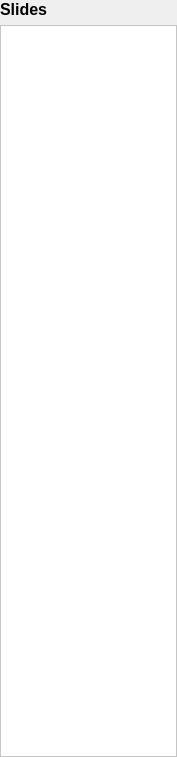
<?xml version="1.0" encoding="UTF-8"?>
<ui version="4.0">
 <class>Form</class>
 <widget class="QWidget" name="Form">
  <property name="geometry">
   <rect>
    <x>0</x>
    <y>0</y>
    <width>177</width>
    <height>757</height>
   </rect>
  </property>
  <property name="windowTitle">
   <string>Form</string>
  </property>
  <layout class="QVBoxLayout" name="verticalLayout_3">
   <property name="leftMargin">
    <number>0</number>
   </property>
   <property name="topMargin">
    <number>0</number>
   </property>
   <property name="rightMargin">
    <number>0</number>
   </property>
   <property name="bottomMargin">
    <number>0</number>
   </property>
   <item>
    <widget class="QLabel" name="label">
     <property name="font">
      <font>
       <pointsize>12</pointsize>
       <weight>75</weight>
       <bold>true</bold>
      </font>
     </property>
     <property name="text">
      <string>Slides</string>
     </property>
    </widget>
   </item>
   <item>
    <widget class="QScrollArea" name="scrollArea">
     <property name="palette">
      <palette>
       <active>
        <colorrole role="WindowText">
         <brush brushstyle="SolidPattern">
          <color alpha="255">
           <red>0</red>
           <green>0</green>
           <blue>0</blue>
          </color>
         </brush>
        </colorrole>
        <colorrole role="Button">
         <brush brushstyle="SolidPattern">
          <color alpha="255">
           <red>255</red>
           <green>255</green>
           <blue>255</blue>
          </color>
         </brush>
        </colorrole>
        <colorrole role="Light">
         <brush brushstyle="SolidPattern">
          <color alpha="255">
           <red>255</red>
           <green>255</green>
           <blue>255</blue>
          </color>
         </brush>
        </colorrole>
        <colorrole role="Midlight">
         <brush brushstyle="SolidPattern">
          <color alpha="255">
           <red>255</red>
           <green>255</green>
           <blue>255</blue>
          </color>
         </brush>
        </colorrole>
        <colorrole role="Dark">
         <brush brushstyle="SolidPattern">
          <color alpha="255">
           <red>127</red>
           <green>127</green>
           <blue>127</blue>
          </color>
         </brush>
        </colorrole>
        <colorrole role="Mid">
         <brush brushstyle="SolidPattern">
          <color alpha="255">
           <red>170</red>
           <green>170</green>
           <blue>170</blue>
          </color>
         </brush>
        </colorrole>
        <colorrole role="Text">
         <brush brushstyle="SolidPattern">
          <color alpha="255">
           <red>0</red>
           <green>0</green>
           <blue>0</blue>
          </color>
         </brush>
        </colorrole>
        <colorrole role="BrightText">
         <brush brushstyle="SolidPattern">
          <color alpha="255">
           <red>255</red>
           <green>255</green>
           <blue>255</blue>
          </color>
         </brush>
        </colorrole>
        <colorrole role="ButtonText">
         <brush brushstyle="SolidPattern">
          <color alpha="255">
           <red>0</red>
           <green>0</green>
           <blue>0</blue>
          </color>
         </brush>
        </colorrole>
        <colorrole role="Base">
         <brush brushstyle="SolidPattern">
          <color alpha="255">
           <red>255</red>
           <green>255</green>
           <blue>255</blue>
          </color>
         </brush>
        </colorrole>
        <colorrole role="Window">
         <brush brushstyle="SolidPattern">
          <color alpha="255">
           <red>255</red>
           <green>255</green>
           <blue>255</blue>
          </color>
         </brush>
        </colorrole>
        <colorrole role="Shadow">
         <brush brushstyle="SolidPattern">
          <color alpha="255">
           <red>0</red>
           <green>0</green>
           <blue>0</blue>
          </color>
         </brush>
        </colorrole>
        <colorrole role="AlternateBase">
         <brush brushstyle="SolidPattern">
          <color alpha="255">
           <red>255</red>
           <green>255</green>
           <blue>255</blue>
          </color>
         </brush>
        </colorrole>
        <colorrole role="ToolTipBase">
         <brush brushstyle="SolidPattern">
          <color alpha="255">
           <red>255</red>
           <green>255</green>
           <blue>220</blue>
          </color>
         </brush>
        </colorrole>
        <colorrole role="ToolTipText">
         <brush brushstyle="SolidPattern">
          <color alpha="255">
           <red>0</red>
           <green>0</green>
           <blue>0</blue>
          </color>
         </brush>
        </colorrole>
        <colorrole role="PlaceholderText">
         <brush brushstyle="SolidPattern">
          <color alpha="128">
           <red>0</red>
           <green>0</green>
           <blue>0</blue>
          </color>
         </brush>
        </colorrole>
       </active>
       <inactive>
        <colorrole role="WindowText">
         <brush brushstyle="SolidPattern">
          <color alpha="255">
           <red>0</red>
           <green>0</green>
           <blue>0</blue>
          </color>
         </brush>
        </colorrole>
        <colorrole role="Button">
         <brush brushstyle="SolidPattern">
          <color alpha="255">
           <red>255</red>
           <green>255</green>
           <blue>255</blue>
          </color>
         </brush>
        </colorrole>
        <colorrole role="Light">
         <brush brushstyle="SolidPattern">
          <color alpha="255">
           <red>255</red>
           <green>255</green>
           <blue>255</blue>
          </color>
         </brush>
        </colorrole>
        <colorrole role="Midlight">
         <brush brushstyle="SolidPattern">
          <color alpha="255">
           <red>255</red>
           <green>255</green>
           <blue>255</blue>
          </color>
         </brush>
        </colorrole>
        <colorrole role="Dark">
         <brush brushstyle="SolidPattern">
          <color alpha="255">
           <red>127</red>
           <green>127</green>
           <blue>127</blue>
          </color>
         </brush>
        </colorrole>
        <colorrole role="Mid">
         <brush brushstyle="SolidPattern">
          <color alpha="255">
           <red>170</red>
           <green>170</green>
           <blue>170</blue>
          </color>
         </brush>
        </colorrole>
        <colorrole role="Text">
         <brush brushstyle="SolidPattern">
          <color alpha="255">
           <red>0</red>
           <green>0</green>
           <blue>0</blue>
          </color>
         </brush>
        </colorrole>
        <colorrole role="BrightText">
         <brush brushstyle="SolidPattern">
          <color alpha="255">
           <red>255</red>
           <green>255</green>
           <blue>255</blue>
          </color>
         </brush>
        </colorrole>
        <colorrole role="ButtonText">
         <brush brushstyle="SolidPattern">
          <color alpha="255">
           <red>0</red>
           <green>0</green>
           <blue>0</blue>
          </color>
         </brush>
        </colorrole>
        <colorrole role="Base">
         <brush brushstyle="SolidPattern">
          <color alpha="255">
           <red>255</red>
           <green>255</green>
           <blue>255</blue>
          </color>
         </brush>
        </colorrole>
        <colorrole role="Window">
         <brush brushstyle="SolidPattern">
          <color alpha="255">
           <red>255</red>
           <green>255</green>
           <blue>255</blue>
          </color>
         </brush>
        </colorrole>
        <colorrole role="Shadow">
         <brush brushstyle="SolidPattern">
          <color alpha="255">
           <red>0</red>
           <green>0</green>
           <blue>0</blue>
          </color>
         </brush>
        </colorrole>
        <colorrole role="AlternateBase">
         <brush brushstyle="SolidPattern">
          <color alpha="255">
           <red>255</red>
           <green>255</green>
           <blue>255</blue>
          </color>
         </brush>
        </colorrole>
        <colorrole role="ToolTipBase">
         <brush brushstyle="SolidPattern">
          <color alpha="255">
           <red>255</red>
           <green>255</green>
           <blue>220</blue>
          </color>
         </brush>
        </colorrole>
        <colorrole role="ToolTipText">
         <brush brushstyle="SolidPattern">
          <color alpha="255">
           <red>0</red>
           <green>0</green>
           <blue>0</blue>
          </color>
         </brush>
        </colorrole>
        <colorrole role="PlaceholderText">
         <brush brushstyle="SolidPattern">
          <color alpha="128">
           <red>0</red>
           <green>0</green>
           <blue>0</blue>
          </color>
         </brush>
        </colorrole>
       </inactive>
       <disabled>
        <colorrole role="WindowText">
         <brush brushstyle="SolidPattern">
          <color alpha="255">
           <red>127</red>
           <green>127</green>
           <blue>127</blue>
          </color>
         </brush>
        </colorrole>
        <colorrole role="Button">
         <brush brushstyle="SolidPattern">
          <color alpha="255">
           <red>255</red>
           <green>255</green>
           <blue>255</blue>
          </color>
         </brush>
        </colorrole>
        <colorrole role="Light">
         <brush brushstyle="SolidPattern">
          <color alpha="255">
           <red>255</red>
           <green>255</green>
           <blue>255</blue>
          </color>
         </brush>
        </colorrole>
        <colorrole role="Midlight">
         <brush brushstyle="SolidPattern">
          <color alpha="255">
           <red>255</red>
           <green>255</green>
           <blue>255</blue>
          </color>
         </brush>
        </colorrole>
        <colorrole role="Dark">
         <brush brushstyle="SolidPattern">
          <color alpha="255">
           <red>127</red>
           <green>127</green>
           <blue>127</blue>
          </color>
         </brush>
        </colorrole>
        <colorrole role="Mid">
         <brush brushstyle="SolidPattern">
          <color alpha="255">
           <red>170</red>
           <green>170</green>
           <blue>170</blue>
          </color>
         </brush>
        </colorrole>
        <colorrole role="Text">
         <brush brushstyle="SolidPattern">
          <color alpha="255">
           <red>127</red>
           <green>127</green>
           <blue>127</blue>
          </color>
         </brush>
        </colorrole>
        <colorrole role="BrightText">
         <brush brushstyle="SolidPattern">
          <color alpha="255">
           <red>255</red>
           <green>255</green>
           <blue>255</blue>
          </color>
         </brush>
        </colorrole>
        <colorrole role="ButtonText">
         <brush brushstyle="SolidPattern">
          <color alpha="255">
           <red>127</red>
           <green>127</green>
           <blue>127</blue>
          </color>
         </brush>
        </colorrole>
        <colorrole role="Base">
         <brush brushstyle="SolidPattern">
          <color alpha="255">
           <red>255</red>
           <green>255</green>
           <blue>255</blue>
          </color>
         </brush>
        </colorrole>
        <colorrole role="Window">
         <brush brushstyle="SolidPattern">
          <color alpha="255">
           <red>255</red>
           <green>255</green>
           <blue>255</blue>
          </color>
         </brush>
        </colorrole>
        <colorrole role="Shadow">
         <brush brushstyle="SolidPattern">
          <color alpha="255">
           <red>0</red>
           <green>0</green>
           <blue>0</blue>
          </color>
         </brush>
        </colorrole>
        <colorrole role="AlternateBase">
         <brush brushstyle="SolidPattern">
          <color alpha="255">
           <red>255</red>
           <green>255</green>
           <blue>255</blue>
          </color>
         </brush>
        </colorrole>
        <colorrole role="ToolTipBase">
         <brush brushstyle="SolidPattern">
          <color alpha="255">
           <red>255</red>
           <green>255</green>
           <blue>220</blue>
          </color>
         </brush>
        </colorrole>
        <colorrole role="ToolTipText">
         <brush brushstyle="SolidPattern">
          <color alpha="255">
           <red>0</red>
           <green>0</green>
           <blue>0</blue>
          </color>
         </brush>
        </colorrole>
        <colorrole role="PlaceholderText">
         <brush brushstyle="SolidPattern">
          <color alpha="128">
           <red>0</red>
           <green>0</green>
           <blue>0</blue>
          </color>
         </brush>
        </colorrole>
       </disabled>
      </palette>
     </property>
     <property name="verticalScrollBarPolicy">
      <enum>Qt::ScrollBarAsNeeded</enum>
     </property>
     <property name="horizontalScrollBarPolicy">
      <enum>Qt::ScrollBarAlwaysOff</enum>
     </property>
     <property name="sizeAdjustPolicy">
      <enum>QAbstractScrollArea::AdjustToContents</enum>
     </property>
     <property name="widgetResizable">
      <bool>true</bool>
     </property>
     <property name="alignment">
      <set>Qt::AlignLeading|Qt::AlignLeft|Qt::AlignTop</set>
     </property>
     <widget class="QWidget" name="scrollAreaWidgetContents">
      <property name="geometry">
       <rect>
        <x>0</x>
        <y>0</y>
        <width>175</width>
        <height>730</height>
       </rect>
      </property>
      <layout class="QVBoxLayout" name="verticalLayout_2">
       <item>
        <layout class="QVBoxLayout" name="verticalLayout"/>
       </item>
       <item>
        <layout class="QVBoxLayout" name="SlidePanel">
         <property name="spacing">
          <number>2</number>
         </property>
         <property name="sizeConstraint">
          <enum>QLayout::SetDefaultConstraint</enum>
         </property>
        </layout>
       </item>
      </layout>
     </widget>
    </widget>
   </item>
  </layout>
 </widget>
 <resources/>
 <connections/>
</ui>
